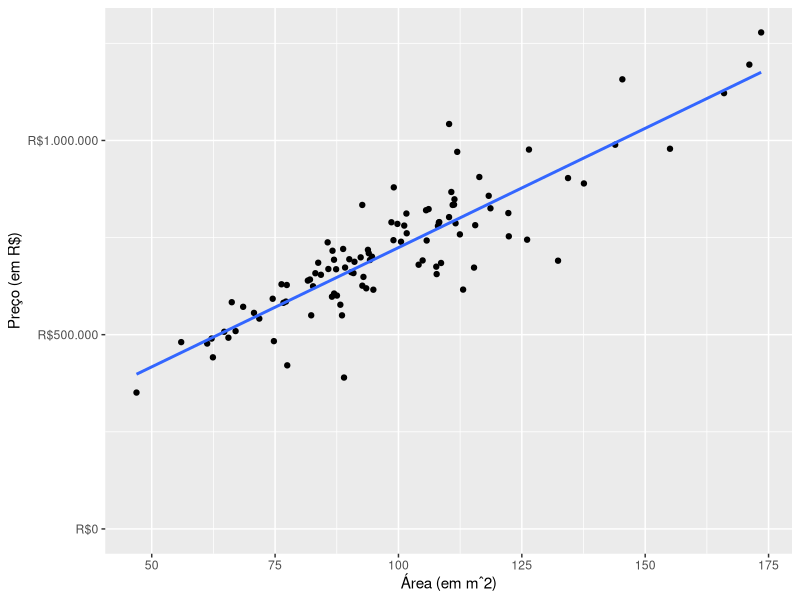
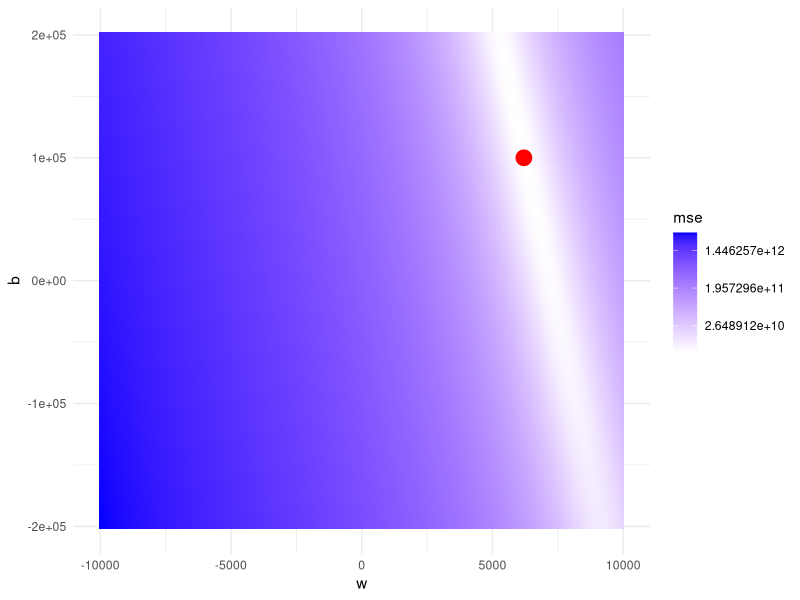
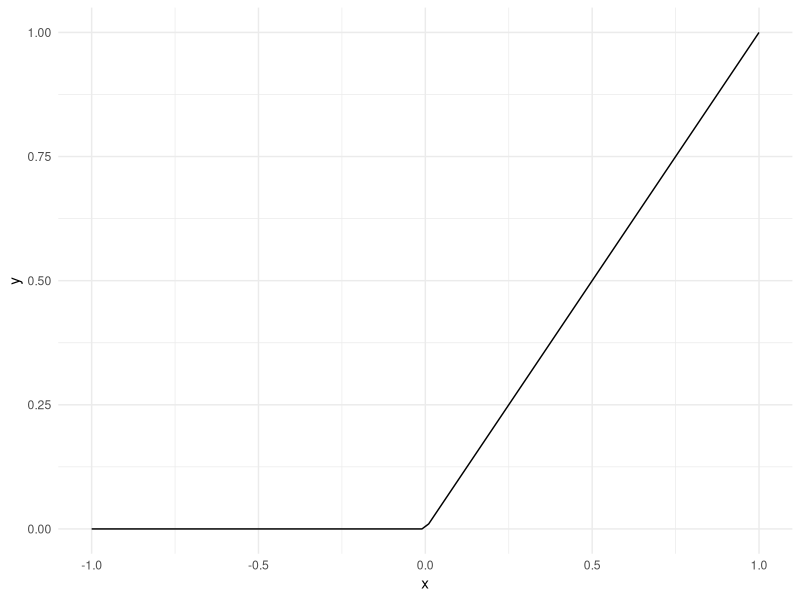

The R source for these figures, in order:
## ---- chunk 1
knitr::opts_chunk$set(eval = TRUE, echo = FALSE, 
                      dpi = 96, fig.height = 4.7, 
                      fig.width = 10, fig.retina = 3)
library(tidyverse)
## ---- chunk 2
df <- tibble(
  m2 = rgamma(n = 100, scale = 5, shape = 20),
  preco = 100000 + (6200 + rnorm(n = 100, sd = 800)) * m2 
)

ggplot(df, aes(x = m2, y = preco)) +
  geom_point() +
  coord_cartesian(ylim = c(0, NA)) +
  scale_y_continuous(
    name = "Preço (em R$)",
    labels = scales::dollar_format(prefix = "R$", big.mark = ".", decimal.mark = ",")
    
    ) +
  scale_x_continuous(name = "Área (em mˆ2)") +
  geom_smooth(method = "lm", se = FALSE, formula = y ~ x)
## ---- chunk 3
mse <- function(w, b) {
  mean((df$preco - (df$m2*w + b))^2)
}

expand.grid(
  w = seq(from = -10000, to = 10000, length.out = 300),
  b = seq(from = -200000, to = 200000, length.out = 100)
) %>% 
  rowwise() %>% 
  mutate(mse = mse(w, b)) %>% 
  ggplot(aes(x = w, y = b, fill = mse)) +
  geom_bin2d(stat = "identity") +
  scale_fill_gradient(high = "blue", low = "white", trans = "log") +
  theme_minimal() +
  geom_point(
    data = data.frame(w = 6200, b = 100000),
    aes(x = w, y = b, fill = NULL),
    color = "red",
    size = 5
  )
## ---- chunk 4
tibble(
  x = seq(-1, 1, length.out = 100),
  y = pmax(0, x)
) %>% 
  ggplot(aes(x = x, y = y)) +
  geom_line() +
  theme_minimal()
## ---- chunk 5
cross_entropy <- function(y_hat) {
  if (y == 1) -log(y_hat)
  else -log(-y_hat)
}
## ---- chunk 6
tribble(
  ~banana, ~`maçã`, ~ laranja,
   0     ,   1    ,  0,
   1     ,   0    ,  1,
   0     ,   0    ,  1
)
## ---- chunk 7
tribble(
  ~banana, ~`maçã`, ~ laranja,
   0.2     ,   0.7    ,  0.1,
   0.6     ,   0.1    ,  0.3,
   0.1     ,   0.3    ,  0.6
)
## ---- chunk 8
cross_entropy <- function(y_hat) {
  if (y == 1) -log(y_hat)
  else -log(-y_hat)
}
